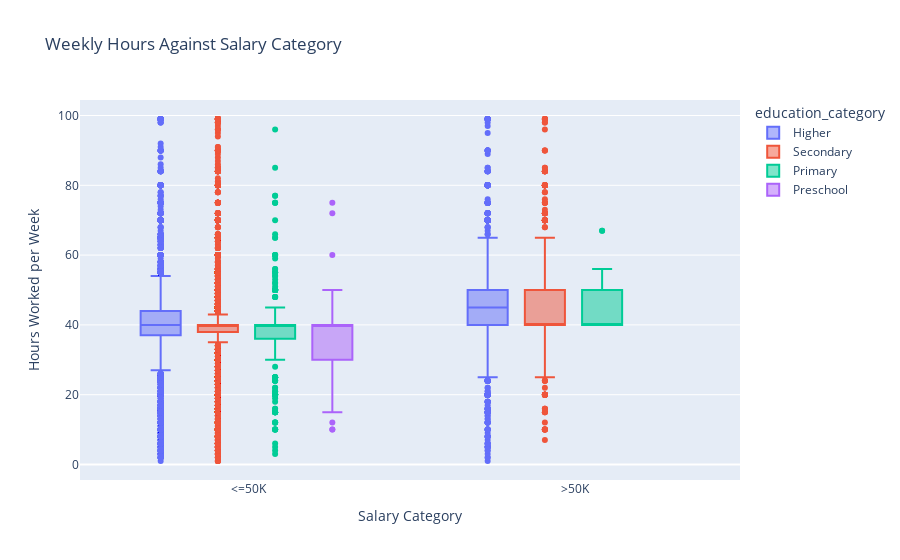

Notebook code for this chart:
### Code cell
# boxplot for 2nd visual
fig = px.box(adult_df, x="salary", y="hours-per-week", color="education_category", 
             labels={
                     "salary": "Salary Category",
                     "hours-per-week": "Hours Worked per Week"
                 },
             title="Weekly Hours Against Salary Category")
fig.show()

### Figure 1 — Plotly figure (JSON) as saved in the notebook; plotly's stock layout.template omitted (floating-point values rounded to 4 significant figures; data arrays with more than 128 entries replaced by an {"elided": "..."} marker saying what was removed)
{"data": [{"alignmentgroup": "True", "hovertemplate": "education_category=Higher<br>Salary Category=%{x}<br>Hours Worked per Week=%{y}<extra></extra>", "legendgroup": "Higher", "marker": {"color": "#636efa"}, "name": "Higher", "notched": false, "offsetgroup": "Higher", "orientation": "v", "showlegend": true, "type": "box", "x": {"elided": "16581 str values"}, "x0": " ", "xaxis": "x", "y": {"elided": "16581 int values"}, "y0": " ", "yaxis": "y"}, {"alignmentgroup": "True", "hovertemplate": "education_category=Secondary<br>Salary Category=%{x}<br>Hours Worked per Week=%{y}<extra></extra>", "legendgroup": "Secondary", "marker": {"color": "#EF553B"}, "name": "Secondary", "notched": false, "offsetgroup": "Secondary", "orientation": "v", "showlegend": true, "type": "box", "x": {"elided": "13097 str values"}, "x0": " ", "xaxis": "x", "y": {"elided": "13097 int values"}, "y0": " ", "yaxis": "y"}, {"alignmentgroup": "True", "hovertemplate": "education_category=Primary<br>Salary Category=%{x}<br>Hours Worked per Week=%{y}<extra></extra>", "legendgroup": "Primary", "marker": {"color": "#00cc96"}, "name": "Primary", "notched": false, "offsetgroup": "Primary", "orientation": "v", "showlegend": true, "type": "box", "x": {"elided": "439 str values"}, "x0": " ", "xaxis": "x", "y": {"elided": "439 int values"}, "y0": " ", "yaxis": "y"}, {"alignmentgroup": "True", "hovertemplate": "education_category=Preschool<br>Salary Category=%{x}<br>Hours Worked per Week=%{y}<extra></extra>", "legendgroup": "Preschool", "marker": {"color": "#ab63fa"}, "name": "Preschool", "notched": false, "offsetgroup": "Preschool", "orientation": "v", "showlegend": true, "type": "box", "x": [" <=50K", " <=50K", " <=50K", " <=50K", " <=50K", " <=50K", " <=50K", " <=50K", " <=50K", " <=50K", " <=50K", " <=50K", " <=50K", " <=50K", " <=50K", " <=50K", " <=50K", " <=50K", " <=50K", " <=50K", " <=50K", " <=50K", " <=50K", " <=50K", " <=50K", " <=50K", " <=50K", " <=50K", " <=50K", " <=50K", " <=50K", " <=50K", " <=50K", " <=50K", " <=50K", " <=50K", " <=50K", " <=50K", " <=50K", " <=50K", " <=50K", " <=50K", " <=50K", " <=50K", " <=50K"], "x0": " ", "xaxis": "x", "y": [35, 40, 10, 35, 40, 40, 24, 60, 40, 40, 50, 32, 40, 40, 40, 10, 50, 48, 40, 36, 30, 40, 30, 30, 12, 40, 35, 40, 40, 40, 40, 15, 40, 25, 36, 40, 40, 40, 25, 40, 24, 40, 20, 75, 72], "y0": " ", "yaxis": "y"}], "layout": {"boxmode": "group", "legend": {"title": {"text": "education_category"}, "tracegroupgap": 0}, "title": {"text": "Weekly Hours Against Salary Category"}, "xaxis": {"anchor": "y", "domain": [0, 1], "title": {"text": "Salary Category"}}, "yaxis": {"anchor": "x", "domain": [0, 1], "title": {"text": "Hours Worked per Week"}}}}
